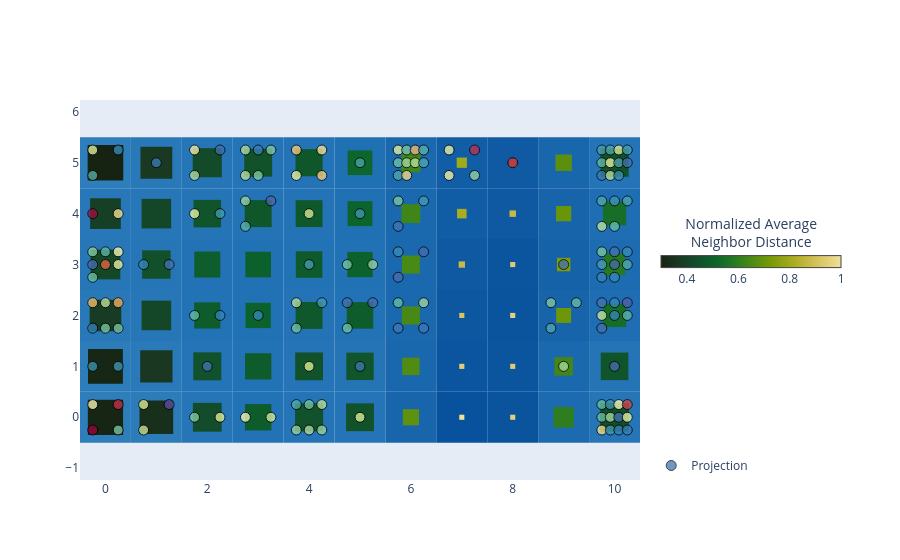

The notebook cell saved with this chart:
### Code cell
attraction_marker = dict(opacity=.75, size=10, color=X_scaled_QE, colorscale="Spectral_r", line=dict(width=1, color="black"))
basin.pond() \
    .pad_layer() \
    .attraction_layer(X_scaled, jitter_amount=.25, marker=attraction_marker) \
    .visualize();

### Figure 1 — Plotly figure (JSON) as saved in the notebook; plotly's stock layout.template omitted (floating-point values rounded to 4 significant figures; data arrays with more than 128 entries replaced by an {"elided": "..."} marker saying what was removed)
{"data": [{"hoverinfo": "none", "marker": {"cmax": 1, "cmin": 0.3, "color": [0.3], "colorbar": {"len": 200, "lenmode": "pixels", "orientation": "h", "thickness": 12, "title": {"side": "top", "text": "Normalized Average<br>Neighbor Distance"}, "x": 1.02, "xanchor": "left", "y": 0.6, "yanchor": "middle"}, "colorscale": [[0, "rgb(23, 35, 18)"], [0.1, "rgb(25, 56, 34)"], [0.2, "rgb(18, 78, 43)"], [0.3, "rgb(11, 100, 44)"], [0.4, "rgb(35, 121, 36)"], [0.5, "rgb(75, 138, 20)"], [0.6, "rgb(116, 153, 5)"], [0.7, "rgb(157, 167, 21)"], [0.8, "rgb(194, 182, 59)"], [0.9, "rgb(221, 201, 106)"], [1, "rgb(239, 225, 156)"]], "showscale": true}, "mode": "markers", "showlegend": false, "type": "scatter", "x": [null], "y": [null]}, {"marker": {"color": {"elided": "150 float values"}, "colorscale": [[0, "rgb(94,79,162)"], [0.1, "rgb(50,136,189)"], [0.2, "rgb(102,194,165)"], [0.3, "rgb(171,221,164)"], [0.4, "rgb(230,245,152)"], [0.5, "rgb(255,255,191)"], [0.6, "rgb(254,224,139)"], [0.7, "rgb(253,174,97)"], [0.8, "rgb(244,109,67)"], [0.9, "rgb(213,62,79)"], [1, "rgb(158,1,66)"]], "line": {"color": "black", "width": 1}, "opacity": 0.75, "size": 10, "symbol": "circle"}, "mode": "markers", "name": "Projection", "type": "scatter", "x": {"elided": "150 float values"}, "y": {"elided": "150 float values"}}], "layout": {"autosize": true, "legend": {"x": 1.02, "xanchor": "left", "y": 0, "yanchor": "bottom"}, "margin": {"r": 260}, "shapes": [{"fillcolor": "rgb(46, 126, 188)", "layer": "between", "line": {"width": 0}, "type": "rect", "x0": -0.5, "x1": 0.5, "xref": "x", "y0": -0.5, "y1": 0.5, "yref": "y"}, {"fillcolor": "rgb(44, 124, 186)", "layer": "between", "line": {"width": 0}, "type": "rect", "x0": 0.5, "x1": 1.5, "xref": "x", "y0": -0.5, "y1": 0.5, "yref": "y"}, {"fillcolor": "rgb(37, 117, 183)", "layer": "between", "line": {"width": 0}, "type": "rect", "x0": 1.5, "x1": 2.5, "xref": "x", "y0": -0.5, "y1": 0.5, "yref": "y"}, {"fillcolor": "rgb(34, 114, 182)", "layer": "between", "line": {"width": 0}, "type": "rect", "x0": 2.5, "x1": 3.5, "xref": "x", "y0": -0.5, "y1": 0.5, "yref": "y"}, {"fillcolor": "rgb(36, 116, 183)", "layer": "between", "line": {"width": 0}, "type": "rect", "x0": 3.5, "x1": 4.5, "xref": "x", "y0": -0.5, "y1": 0.5, "yref": "y"}, {"fillcolor": "rgb(36, 116, 183)", "layer": "between", "line": {"width": 0}, "type": "rect", "x0": 4.5, "x1": 5.5, "xref": "x", "y0": -0.5, "y1": 0.5, "yref": "y"}, {"fillcolor": "rgb(24, 101, 172)", "layer": "between", "line": {"width": 0}, "type": "rect", "x0": 5.5, "x1": 6.5, "xref": "x", "y0": -0.5, "y1": 0.5, "yref": "y"}, {"fillcolor": "rgb(8, 81, 156)", "layer": "between", "line": {"width": 0}, "type": "rect", "x0": 6.5, "x1": 7.5, "xref": "x", "y0": -0.5, "y1": 0.5, "yref": "y"}, {"fillcolor": "rgb(10, 84, 158)", "layer": "between", "line": {"width": 0}, "type": "rect", "x0": 7.5, "x1": 8.5, "xref": "x", "y0": -0.5, "y1": 0.5, "yref": "y"}, {"fillcolor": "rgb(28, 107, 176)", "layer": "between", "line": {"width": 0}, "type": "rect", "x0": 8.5, "x1": 9.5, "xref": "x", "y0": -0.5, "y1": 0.5, "yref": "y"}, {"fillcolor": "rgb(37, 117, 183)", "layer": "between", "line": {"width": 0}, "type": "rect", "x0": 9.5, "x1": 10.5, "xref": "x", "y0": -0.5, "y1": 0.5, "yref": "y"}, {"fillcolor": "rgb(45, 125, 187)", "layer": "between", "line": {"width": 0}, "type": "rect", "x0": -0.5, "x1": 0.5, "xref": "x", "y0": 0.5, "y1": 1.5, "yref": "y"}, {"fillcolor": "rgb(42, 122, 186)", "layer": "between", "line": {"width": 0}, "type": "rect", "x0": 0.5, "x1": 1.5, "xref": "x", "y0": 0.5, "y1": 1.5, "yref": "y"}, {"fillcolor": "rgb(36, 116, 183)", "layer": "between", "line": {"width": 0}, "type": "rect", "x0": 1.5, "x1": 2.5, "xref": "x", "y0": 0.5, "y1": 1.5, "yref": "y"}, {"fillcolor": "rgb(34, 114, 182)", "layer": "between", "line": {"width": 0}, "type": "rect", "x0": 2.5, "x1": 3.5, "xref": "x", "y0": 0.5, "y1": 1.5, "yref": "y"}, {"fillcolor": "rgb(36, 116, 183)", "layer": "between", "line": {"width": 0}, "type": "rect", "x0": 3.5, "x1": 4.5, "xref": "x", "y0": 0.5, "y1": 1.5, "yref": "y"}, {"fillcolor": "rgb(36, 116, 182)", "layer": "between", "line": {"width": 0}, "type": "rect", "x0": 4.5, "x1": 5.5, "xref": "x", "y0": 0.5, "y1": 1.5, "yref": "y"}, {"fillcolor": "rgb(25, 103, 173)", "layer": "between", "line": {"width": 0}, "type": "rect", "x0": 5.5, "x1": 6.5, "xref": "x", "y0": 0.5, "y1": 1.5, "yref": "y"}, {"fillcolor": "rgb(11, 84, 159)", "layer": "between", "line": {"width": 0}, "type": "rect", "x0": 6.5, "x1": 7.5, "xref": "x", "y0": 0.5, "y1": 1.5, "yref": "y"}, {"fillcolor": "rgb(11, 85, 159)", "layer": "between", "line": {"width": 0}, "type": "rect", "x0": 7.5, "x1": 8.5, "xref": "x", "y0": 0.5, "y1": 1.5, "yref": "y"}, {"fillcolor": "rgb(26, 104, 174)", "layer": "between", "line": {"width": 0}, "type": "rect", "x0": 8.5, "x1": 9.5, "xref": "x", "y0": 0.5, "y1": 1.5, "yref": "y"}, {"fillcolor": "rgb(36, 116, 182)", "layer": "between", "line": {"width": 0}, "type": "rect", "x0": 9.5, "x1": 10.5, "xref": "x", "y0": 0.5, "y1": 1.5, "yref": "y"}, {"fillcolor": "rgb(41, 121, 185)", "layer": "between", "line": {"width": 0}, "type": "rect", "x0": -0.5, "x1": 0.5, "xref": "x", "y0": 1.5, "y1": 2.5, "yref": "y"}, {"fillcolor": "rgb(38, 118, 184)", "layer": "between", "line": {"width": 0}, "type": "rect", "x0": 0.5, "x1": 1.5, "xref": "x", "y0": 1.5, "y1": 2.5, "yref": "y"}, {"fillcolor": "rgb(34, 114, 182)", "layer": "between", "line": {"width": 0}, "type": "rect", "x0": 1.5, "x1": 2.5, "xref": "x", "y0": 1.5, "y1": 2.5, "yref": "y"}, {"fillcolor": "rgb(33, 113, 181)", "layer": "between", "line": {"width": 0}, "type": "rect", "x0": 2.5, "x1": 3.5, "xref": "x", "y0": 1.5, "y1": 2.5, "yref": "y"}, {"fillcolor": "rgb(35, 115, 182)", "layer": "between", "line": {"width": 0}, "type": "rect", "x0": 3.5, "x1": 4.5, "xref": "x", "y0": 1.5, "y1": 2.5, "yref": "y"}, {"fillcolor": "rgb(34, 114, 182)", "layer": "between", "line": {"width": 0}, "type": "rect", "x0": 4.5, "x1": 5.5, "xref": "x", "y0": 1.5, "y1": 2.5, "yref": "y"}, {"fillcolor": "rgb(26, 104, 174)", "layer": "between", "line": {"width": 0}, "type": "rect", "x0": 5.5, "x1": 6.5, "xref": "x", "y0": 1.5, "y1": 2.5, "yref": "y"}, {"fillcolor": "rgb(12, 87, 160)", "layer": "between", "line": {"width": 0}, "type": "rect", "x0": 6.5, "x1": 7.5, "xref": "x", "y0": 1.5, "y1": 2.5, "yref": "y"}, {"fillcolor": "rgb(10, 84, 158)", "layer": "between", "line": {"width": 0}, "type": "rect", "x0": 7.5, "x1": 8.5, "xref": "x", "y0": 1.5, "y1": 2.5, "yref": "y"}, {"fillcolor": "rgb(23, 100, 171)", "layer": "between", "line": {"width": 0}, "type": "rect", "x0": 8.5, "x1": 9.5, "xref": "x", "y0": 1.5, "y1": 2.5, "yref": "y"}, {"fillcolor": "rgb(31, 110, 179)", "layer": "between", "line": {"width": 0}, "type": "rect", "x0": 9.5, "x1": 10.5, "xref": "x", "y0": 1.5, "y1": 2.5, "yref": "y"}, {"fillcolor": "rgb(39, 119, 184)", "layer": "between", "line": {"width": 0}, "type": "rect", "x0": -0.5, "x1": 0.5, "xref": "x", "y0": 2.5, "y1": 3.5, "yref": "y"}, {"fillcolor": "rgb(37, 117, 183)", "layer": "between", "line": {"width": 0}, "type": "rect", "x0": 0.5, "x1": 1.5, "xref": "x", "y0": 2.5, "y1": 3.5, "yref": "y"}, {"fillcolor": "rgb(34, 114, 181)", "layer": "between", "line": {"width": 0}, "type": "rect", "x0": 1.5, "x1": 2.5, "xref": "x", "y0": 2.5, "y1": 3.5, "yref": "y"}, {"fillcolor": "rgb(33, 113, 181)", "layer": "between", "line": {"width": 0}, "type": "rect", "x0": 2.5, "x1": 3.5, "xref": "x", "y0": 2.5, "y1": 3.5, "yref": "y"}, {"fillcolor": "rgb(34, 114, 182)", "layer": "between", "line": {"width": 0}, "type": "rect", "x0": 3.5, "x1": 4.5, "xref": "x", "y0": 2.5, "y1": 3.5, "yref": "y"}, {"fillcolor": "rgb(33, 113, 181)", "layer": "between", "line": {"width": 0}, "type": "rect", "x0": 4.5, "x1": 5.5, "xref": "x", "y0": 2.5, "y1": 3.5, "yref": "y"}, {"fillcolor": "rgb(26, 104, 174)", "layer": "between", "line": {"width": 0}, "type": "rect", "x0": 5.5, "x1": 6.5, "xref": "x", "y0": 2.5, "y1": 3.5, "yref": "y"}, {"fillcolor": "rgb(14, 89, 162)", "layer": "between", "line": {"width": 0}, "type": "rect", "x0": 6.5, "x1": 7.5, "xref": "x", "y0": 2.5, "y1": 3.5, "yref": "y"}, {"fillcolor": "rgb(11, 85, 159)", "layer": "between", "line": {"width": 0}, "type": "rect", "x0": 7.5, "x1": 8.5, "xref": "x", "y0": 2.5, "y1": 3.5, "yref": "y"}, {"fillcolor": "rgb(21, 98, 169)", "layer": "between", "line": {"width": 0}, "type": "rect", "x0": 8.5, "x1": 9.5, "xref": "x", "y0": 2.5, "y1": 3.5, "yref": "y"}, {"fillcolor": "rgb(29, 108, 177)", "layer": "between", "line": {"width": 0}, "type": "rect", "x0": 9.5, "x1": 10.5, "xref": "x", "y0": 2.5, "y1": 3.5, "yref": "y"}, {"fillcolor": "rgb(40, 120, 185)", "layer": "between", "line": {"width": 0}, "type": "rect", "x0": -0.5, "x1": 0.5, "xref": "x", "y0": 3.5, "y1": 4.5, "yref": "y"}, {"fillcolor": "rgb(38, 118, 184)", "layer": "between", "line": {"width": 0}, "type": "rect", "x0": 0.5, "x1": 1.5, "xref": "x", "y0": 3.5, "y1": 4.5, "yref": "y"}, {"fillcolor": "rgb(36, 116, 182)", "layer": "between", "line": {"width": 0}, "type": "rect", "x0": 1.5, "x1": 2.5, "xref": "x", "y0": 3.5, "y1": 4.5, "yref": "y"}, {"fillcolor": "rgb(35, 115, 182)", "layer": "between", "line": {"width": 0}, "type": "rect", "x0": 2.5, "x1": 3.5, "xref": "x", "y0": 3.5, "y1": 4.5, "yref": "y"}, {"fillcolor": "rgb(35, 115, 182)", "layer": "between", "line": {"width": 0}, "type": "rect", "x0": 3.5, "x1": 4.5, "xref": "x", "y0": 3.5, "y1": 4.5, "yref": "y"}, {"fillcolor": "rgb(32, 112, 180)", "layer": "between", "line": {"width": 0}, "type": "rect", "x0": 4.5, "x1": 5.5, "xref": "x", "y0": 3.5, "y1": 4.5, "yref": "y"}, {"fillcolor": "rgb(26, 105, 174)", "layer": "between", "line": {"width": 0}, "type": "rect", "x0": 5.5, "x1": 6.5, "xref": "x", "y0": 3.5, "y1": 4.5, "yref": "y"}, {"fillcolor": "rgb(17, 93, 165)", "layer": "between", "line": {"width": 0}, "type": "rect", "x0": 6.5, "x1": 7.5, "xref": "x", "y0": 3.5, "y1": 4.5, "yref": "y"}, {"fillcolor": "rgb(14, 89, 162)", "layer": "between", "line": {"width": 0}, "type": "rect", "x0": 7.5, "x1": 8.5, "xref": "x", "y0": 3.5, "y1": 4.5, "yref": "y"}, {"fillcolor": "rgb(23, 100, 171)", "layer": "between", "line": {"width": 0}, "type": "rect", "x0": 8.5, "x1": 9.5, "xref": "x", "y0": 3.5, "y1": 4.5, "yref": "y"}, {"fillcolor": "rgb(31, 110, 179)", "layer": "between", "line": {"width": 0}, "type": "rect", "x0": 9.5, "x1": 10.5, "xref": "x", "y0": 3.5, "y1": 4.5, "yref": "y"}, {"fillcolor": "rgb(46, 126, 188)", "layer": "between", "line": {"width": 0}, "type": "rect", "x0": -0.5, "x1": 0.5, "xref": "x", "y0": 4.5, "y1": 5.5, "yref": "y"}, {"fillcolor": "rgb(41, 121, 185)", "layer": "between", "line": {"width": 0}, "type": "rect", "x0": 0.5, "x1": 1.5, "xref": "x", "y0": 4.5, "y1": 5.5, "yref": "y"}, {"fillcolor": "rgb(38, 118, 183)", "layer": "between", "line": {"width": 0}, "type": "rect", "x0": 1.5, "x1": 2.5, "xref": "x", "y0": 4.5, "y1": 5.5, "yref": "y"}, {"fillcolor": "rgb(36, 116, 183)", "layer": "between", "line": {"width": 0}, "type": "rect", "x0": 2.5, "x1": 3.5, "xref": "x", "y0": 4.5, "y1": 5.5, "yref": "y"}, {"fillcolor": "rgb(35, 115, 182)", "layer": "between", "line": {"width": 0}, "type": "rect", "x0": 3.5, "x1": 4.5, "xref": "x", "y0": 4.5, "y1": 5.5, "yref": "y"}, {"fillcolor": "rgb(32, 112, 180)", "layer": "between", "line": {"width": 0}, "type": "rect", "x0": 4.5, "x1": 5.5, "xref": "x", "y0": 4.5, "y1": 5.5, "yref": "y"}, {"fillcolor": "rgb(26, 105, 174)", "layer": "between", "line": {"width": 0}, "type": "rect", "x0": 5.5, "x1": 6.5, "xref": "x", "y0": 4.5, "y1": 5.5, "yref": "y"}, {"fillcolor": "rgb(18, 94, 166)", "layer": "between", "line": {"width": 0}, "type": "rect", "x0": 6.5, "x1": 7.5, "xref": "x", "y0": 4.5, "y1": 5.5, "yref": "y"}, {"fillcolor": "rgb(15, 90, 163)", "layer": "between", "line": {"width": 0}, "type": "rect", "x0": 7.5, "x1": 8.5, "xref": "x", "y0": 4.5, "y1": 5.5, "yref": "y"}, {"fillcolor": "rgb(24, 102, 172)", "layer": "between", "line": {"width": 0}, "type": "rect", "x0": 8.5, "x1": 9.5, "xref": "x", "y0": 4.5, "y1": 5.5, "yref": "y"}, {"fillcolor": "rgb(36, 116, 183)", "layer": "between", "line": {"width": 0}, "type": "rect", "x0": 9.5, "x1": 10.5, "xref": "x", "y0": 4.5, "y1": 5.5, "yref": "y"}, {"fillcolor": "rgb(23, 37, 20)", "layer": "between", "line": {"width": 0}, "type": "rect", "x0": -0.3462, "x1": 0.3462, "xref": "x", "y0": -0.3462, "y1": 0.3462, "yref": "y"}, {"fillcolor": "rgb(24, 47, 27)", "layer": "between", "line": {"width": 0}, "type": "rect", "x0": 0.6692, "x1": 1.331, "xref": "x", "y0": -0.3308, "y1": 0.3308, "yref": "y"}, {"fillcolor": "rgb(19, 76, 42)", "layer": "between", "line": {"width": 0}, "type": "rect", "x0": 1.717, "x1": 2.283, "xref": "x", "y0": -0.2826, "y1": 0.2826, "yref": "y"}, {"fillcolor": "rgb(14, 91, 44)", "layer": "between", "line": {"width": 0}, "type": "rect", "x0": 2.74, "x1": 3.26, "xref": "x", "y0": -0.2596, "y1": 0.2596, "yref": "y"}, {"fillcolor": "rgb(17, 81, 43)", "layer": "between", "line": {"width": 0}, "type": "rect", "x0": 3.724, "x1": 4.276, "xref": "x", "y0": -0.2756, "y1": 0.2756, "yref": "y"}, {"fillcolor": "rgb(17, 82, 43)", "layer": "between", "line": {"width": 0}, "type": "rect", "x0": 4.726, "x1": 5.274, "xref": "x", "y0": -0.2739, "y1": 0.2739, "yref": "y"}, {"fillcolor": "rgb(94, 145, 13)", "layer": "between", "line": {"width": 0}, "type": "rect", "x0": 5.841, "x1": 6.159, "xref": "x", "y0": -0.1591, "y1": 0.1591, "yref": "y"}, {"fillcolor": "rgb(239, 225, 156)", "layer": "between", "line": {"width": 0}, "type": "rect", "x0": 6.95, "x1": 7.05, "xref": "x", "y0": -0.05, "y1": 0.05, "yref": "y"}, {"fillcolor": "rgb(227, 208, 122)", "layer": "between", "line": {"width": 0}, "type": "rect", "x0": 7.95, "x1": 8.05, "xref": "x", "y0": -0.05, "y1": 0.05, "yref": "y"}, {"fillcolor": "rgb(46, 126, 32)", "layer": "between", "line": {"width": 0}, "type": "rect", "x0": 8.8, "x1": 9.2, "xref": "x", "y0": -0.2003, "y1": 0.2003, "yref": "y"}, {"fillcolor": "rgb(18, 77, 43)", "layer": "between", "line": {"width": 0}, "type": "rect", "x0": 9.719, "x1": 10.28, "xref": "x", "y0": -0.2815, "y1": 0.2815, "yref": "y"}, {"fillcolor": "rgb(23, 39, 21)", "layer": "between", "line": {"width": 0}, "type": "rect", "x0": -0.3428, "x1": 0.3428, "xref": "x", "y0": 0.6572, "y1": 1.343, "yref": "y"}, {"fillcolor": "rgb(25, 55, 33)", "layer": "between", "line": {"width": 0}, "type": "rect", "x0": 0.6828, "x1": 1.317, "xref": "x", "y0": 0.6828, "y1": 1.317, "yref": "y"}, {"fillcolor": "rgb(17, 81, 43)", "layer": "between", "line": {"width": 0}, "type": "rect", "x0": 1.725, "x1": 2.275, "xref": "x", "y0": 0.7251, "y1": 1.275, "yref": "y"}, {"fillcolor": "rgb(14, 92, 44)", "layer": "between", "line": {"width": 0}, "type": "rect", "x0": 2.742, "x1": 3.258, "xref": "x", "y0": 0.7422, "y1": 1.258, "yref": "y"}, {"fillcolor": "rgb(17, 82, 43)", "layer": "between", "line": {"width": 0}, "type": "rect", "x0": 3.727, "x1": 4.273, "xref": "x", "y0": 0.7268, "y1": 1.273, "yref": "y"}, {"fillcolor": "rgb(16, 85, 43)", "layer": "between", "line": {"width": 0}, "type": "rect", "x0": 4.731, "x1": 5.269, "xref": "x", "y0": 0.731, "y1": 1.269, "yref": "y"}, {"fillcolor": "rgb(80, 140, 18)", "layer": "between", "line": {"width": 0}, "type": "rect", "x0": 5.829, "x1": 6.171, "xref": "x", "y0": 0.8291, "y1": 1.171, "yref": "y"}, {"fillcolor": "rgb(225, 207, 118)", "layer": "between", "line": {"width": 0}, "type": "rect", "x0": 6.95, "x1": 7.05, "xref": "x", "y0": 0.95, "y1": 1.05, "yref": "y"}, {"fillcolor": "rgb(223, 204, 111)", "layer": "between", "line": {"width": 0}, "type": "rect", "x0": 7.95, "x1": 8.05, "xref": "x", "y0": 0.95, "y1": 1.05, "yref": "y"}, {"fillcolor": "rgb(67, 134, 23)", "layer": "between", "line": {"width": 0}, "type": "rect", "x0": 8.818, "x1": 9.182, "xref": "x", "y0": 0.8178, "y1": 1.182, "yref": "y"}, {"fillcolor": "rgb(16, 84, 43)", "layer": "between", "line": {"width": 0}, "type": "rect", "x0": 9.729, "x1": 10.27, "xref": "x", "y0": 0.7293, "y1": 1.271, "yref": "y"}, {"fillcolor": "rgb(24, 59, 35)", "layer": "between", "line": {"width": 0}, "type": "rect", "x0": -0.3102, "x1": 0.3102, "xref": "x", "y0": 1.69, "y1": 2.31, "yref": "y"}, {"fillcolor": "rgb(20, 71, 40)", "layer": "between", "line": {"width": 0}, "type": "rect", "x0": 0.7091, "x1": 1.291, "xref": "x", "y0": 1.709, "y1": 2.291, "yref": "y"}, {"fillcolor": "rgb(13, 92, 44)", "layer": "between", "line": {"width": 0}, "type": "rect", "x0": 1.743, "x1": 2.257, "xref": "x", "y0": 1.743, "y1": 2.257, "yref": "y"}, {"fillcolor": "rgb(12, 98, 44)", "layer": "between", "line": {"width": 0}, "type": "rect", "x0": 2.752, "x1": 3.248, "xref": "x", "y0": 1.752, "y1": 2.248, "yref": "y"}, {"fillcolor": "rgb(15, 88, 43)", "layer": "between", "line": {"width": 0}, "type": "rect", "x0": 3.736, "x1": 4.264, "xref": "x", "y0": 1.736, "y1": 2.264, "yref": "y"}, {"fillcolor": "rgb(14, 91, 44)", "layer": "between", "line": {"width": 0}, "type": "rect", "x0": 4.74, "x1": 5.26, "xref": "x", "y0": 1.74, "y1": 2.26, "yref": "y"}, {"fillcolor": "rgb(72, 137, 21)", "layer": "between", "line": {"width": 0}, "type": "rect", "x0": 5.823, "x1": 6.177, "xref": "x", "y0": 1.823, "y1": 2.177, "yref": "y"}, {"fillcolor": "rgb(214, 196, 94)", "layer": "between", "line": {"width": 0}, "type": "rect", "x0": 6.95, "x1": 7.05, "xref": "x", "y0": 1.95, "y1": 2.05, "yref": "y"}, {"fillcolor": "rgb(228, 210, 125)", "layer": "between", "line": {"width": 0}, "type": "rect", "x0": 7.95, "x1": 8.05, "xref": "x", "y0": 1.95, "y1": 2.05, "yref": "y"}, {"fillcolor": "rgb(109, 150, 8)", "layer": "between", "line": {"width": 0}, "type": "rect", "x0": 8.854, "x1": 9.146, "xref": "x", "y0": 1.854, "y1": 2.146, "yref": "y"}, {"fillcolor": "rgb(22, 109, 40)", "layer": "between", "line": {"width": 0}, "type": "rect", "x0": 9.771, "x1": 10.23, "xref": "x", "y0": 1.771, "y1": 2.229, "yref": "y"}, {"fillcolor": "rgb(20, 71, 40)", "layer": "between", "line": {"width": 0}, "type": "rect", "x0": -0.2919, "x1": 0.2919, "xref": "x", "y0": 2.708, "y1": 3.292, "yref": "y"}, {"fillcolor": "rgb(18, 79, 43)", "layer": "between", "line": {"width": 0}, "type": "rect", "x0": 0.7213, "x1": 1.279, "xref": "x", "y0": 2.721, "y1": 3.279, "yref": "y"}, {"fillcolor": "rgb(13, 94, 44)", "layer": "between", "line": {"width": 0}, "type": "rect", "x0": 1.745, "x1": 2.255, "xref": "x", "y0": 2.745, "y1": 3.255, "yref": "y"}, {"fillcolor": "rgb(12, 96, 44)", "layer": "between", "line": {"width": 0}, "type": "rect", "x0": 2.748, "x1": 3.252, "xref": "x", "y0": 2.748, "y1": 3.252, "yref": "y"}, {"fillcolor": "rgb(14, 90, 44)", "layer": "between", "line": {"width": 0}, "type": "rect", "x0": 3.739, "x1": 4.261, "xref": "x", "y0": 2.739, "y1": 3.261, "yref": "y"}, {"fillcolor": "rgb(12, 98, 44)", "layer": "between", "line": {"width": 0}, "type": "rect", "x0": 4.752, "x1": 5.248, "xref": "x", "y0": 2.752, "y1": 3.248, "yref": "y"}, {"fillcolor": "rgb(73, 137, 21)", "layer": "between", "line": {"width": 0}, "type": "rect", "x0": 5.824, "x1": 6.176, "xref": "x", "y0": 2.824, "y1": 3.176, "yref": "y"}, {"fillcolor": "rgb(200, 186, 70)", "layer": "between", "line": {"width": 0}, "type": "rect", "x0": 6.938, "x1": 7.062, "xref": "x", "y0": 2.938, "y1": 3.062, "yref": "y"}, {"fillcolor": "rgb(223, 204, 113)", "layer": "between", "line": {"width": 0}, "type": "rect", "x0": 7.95, "x1": 8.05, "xref": "x", "y0": 2.95, "y1": 3.05, "yref": "y"}, {"fillcolor": "rgb(126, 156, 9)", "layer": "between", "line": {"width": 0}, "type": "rect", "x0": 8.868, "x1": 9.132, "xref": "x", "y0": 2.868, "y1": 3.132, "yref": "y"}, {"fillcolor": "rgb(35, 121, 36)", "layer": "between", "line": {"width": 0}, "type": "rect", "x0": 9.79, "x1": 10.21, "xref": "x", "y0": 2.79, "y1": 3.21, "yref": "y"}, {"fillcolor": "rgb(22, 64, 37)", "layer": "between", "line": {"width": 0}, "type": "rect", "x0": -0.3018, "x1": 0.3018, "xref": "x", "y0": 3.698, "y1": 4.302, "yref": "y"}, {"fillcolor": "rgb(20, 71, 40)", "layer": "between", "line": {"width": 0}, "type": "rect", "x0": 0.7096, "x1": 1.29, "xref": "x", "y0": 3.71, "y1": 4.29, "yref": "y"}, {"fillcolor": "rgb(16, 84, 43)", "layer": "between", "line": {"width": 0}, "type": "rect", "x0": 1.729, "x1": 2.271, "xref": "x", "y0": 3.729, "y1": 4.271, "yref": "y"}, {"fillcolor": "rgb(15, 87, 43)", "layer": "between", "line": {"width": 0}, "type": "rect", "x0": 2.735, "x1": 3.265, "xref": "x", "y0": 3.735, "y1": 4.265, "yref": "y"}, {"fillcolor": "rgb(15, 88, 43)", "layer": "between", "line": {"width": 0}, "type": "rect", "x0": 3.736, "x1": 4.264, "xref": "x", "y0": 3.736, "y1": 4.264, "yref": "y"}, {"fillcolor": "rgb(11, 100, 44)", "layer": "between", "line": {"width": 0}, "type": "rect", "x0": 4.756, "x1": 5.244, "xref": "x", "y0": 3.756, "y1": 4.244, "yref": "y"}, {"fillcolor": "rgb(64, 133, 24)", "layer": "between", "line": {"width": 0}, "type": "rect", "x0": 5.815, "x1": 6.185, "xref": "x", "y0": 3.815, "y1": 4.185, "yref": "y"}, {"fillcolor": "rgb(169, 172, 33)", "layer": "between", "line": {"width": 0}, "type": "rect", "x0": 6.906, "x1": 7.094, "xref": "x", "y0": 3.906, "y1": 4.094, "yref": "y"}, {"fillcolor": "rgb(199, 186, 68)", "layer": "between", "line": {"width": 0}, "type": "rect", "x0": 7.937, "x1": 8.063, "xref": "x", "y0": 3.937, "y1": 4.063, "yref": "y"}, {"fillcolor": "rgb(105, 149, 9)", "layer": "between", "line": {"width": 0}, "type": "rect", "x0": 8.851, "x1": 9.149, "xref": "x", "y0": 3.851, "y1": 4.149, "yref": "y"}, {"fillcolor": "rgb(22, 110, 40)", "layer": "between", "line": {"width": 0}, "type": "rect", "x0": 9.772, "x1": 10.23, "xref": "x", "y0": 3.772, "y1": 4.228, "yref": "y"}, {"fillcolor": "rgb(23, 35, 18)", "layer": "between", "line": {"width": 0}, "type": "rect", "x0": -0.35, "x1": 0.35, "xref": "x", "y0": 4.65, "y1": 5.35, "yref": "y"}, {"fillcolor": "rgb(25, 57, 35)", "layer": "between", "line": {"width": 0}, "type": "rect", "x0": 0.6872, "x1": 1.313, "xref": "x", "y0": 4.687, "y1": 5.313, "yref": "y"}, {"fillcolor": "rgb(19, 74, 42)", "layer": "between", "line": {"width": 0}, "type": "rect", "x0": 1.714, "x1": 2.286, "xref": "x", "y0": 4.714, "y1": 5.286, "yref": "y"}, {"fillcolor": "rgb(17, 82, 43)", "layer": "between", "line": {"width": 0}, "type": "rect", "x0": 2.726, "x1": 3.274, "xref": "x", "y0": 4.726, "y1": 5.274, "yref": "y"}, {"fillcolor": "rgb(15, 87, 43)", "layer": "between", "line": {"width": 0}, "type": "rect", "x0": 3.734, "x1": 4.266, "xref": "x", "y0": 4.734, "y1": 5.266, "yref": "y"}, {"fillcolor": "rgb(13, 102, 43)", "layer": "between", "line": {"width": 0}, "type": "rect", "x0": 4.758, "x1": 5.242, "xref": "x", "y0": 4.758, "y1": 5.242, "yref": "y"}, {"fillcolor": "rgb(65, 134, 24)", "layer": "between", "line": {"width": 0}, "type": "rect", "x0": 5.816, "x1": 6.184, "xref": "x", "y0": 4.816, "y1": 5.184, "yref": "y"}, {"fillcolor": "rgb(162, 169, 26)", "layer": "between", "line": {"width": 0}, "type": "rect", "x0": 6.899, "x1": 7.101, "xref": "x", "y0": 4.899, "y1": 5.101, "yref": "y"}, {"fillcolor": "rgb(190, 180, 55)", "layer": "between", "line": {"width": 0}, "type": "rect", "x0": 7.926, "x1": 8.074, "xref": "x", "y0": 4.926, "y1": 5.074, "yref": "y"}, {"fillcolor": "rgb(91, 144, 14)", "layer": "between", "line": {"width": 0}, "type": "rect", "x0": 8.838, "x1": 9.162, "xref": "x", "y0": 4.838, "y1": 5.162, "yref": "y"}, {"fillcolor": "rgb(17, 80, 43)", "layer": "between", "line": {"width": 0}, "type": "rect", "x0": 9.724, "x1": 10.28, "xref": "x", "y0": 4.724, "y1": 5.276, "yref": "y"}], "showlegend": true, "xaxis": {"constrain": "domain", "range": [-0.5, 10.5], "scaleanchor": "y", "showgrid": false, "zeroline": false}, "yaxis": {"range": [-0.5, 5.5], "showgrid": false, "zeroline": false}}}
